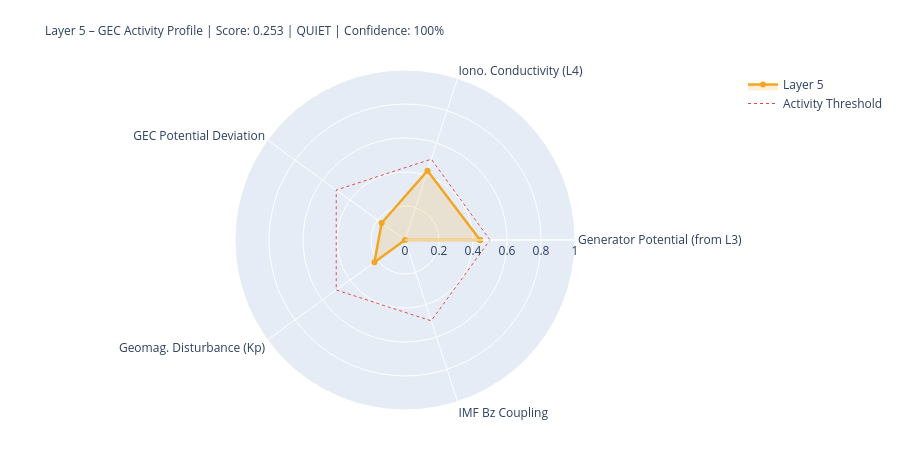

Here is the notebook cell this chart was saved with:
### Markdown cell above
---
## 5. State Assessment & Handoff to Layer 6

### Code cell
# ============================================================
# LAYER-5-SCORE
# ============================================================

# Components
# 1) Generator activity (Layer-3-driven)
gen_score = norm(generator_strength, 0.3, 2.0)
gen_src   = 'from_layer3' if l3_thunder_score is not None else 'estimated'

# 2) Ionospheric conductivity (Layer-4-driven)
iono_score = norm(iono_cond_factor, 0.7, 1.4)
iono_src   = 'from_layer4' if l4_ioniz is not None else 'estimated'

# 3) GEC potential deviation from reference
pot_score = norm(abs(delta_V_pct), 0, 30)  # 0 = at reference, 1 = 30% deviation
pot_src   = 'derived'

# 4) Geomagnetic disturbance (Kp) – modulates vertical currents
kp_score = norm(kp_val, 0, 9)
kp_src   = 'primary' if kp_now is not None else 'from_layer4'

# 5) IMF Bz coupling (southward = stronger M-I coupling → GEC influence)
bz_score = norm(-(bz_now or 0), -5, 30) if bz_now is not None else None
bz_src   = 'primary' if bz_now is not None else 'missing'

COMPONENTS = {
    'Generator Potential (from L3)':  {'score': gen_score,   'source': 'derived_from_layer3', 'dynamic': True},
    'Iono. Conductivity (L4)':      {'score': iono_score,  'source': iono_src, 'dynamic': True},
    'GEC Potential Deviation':      {'score': pot_score,   'source': pot_src,  'dynamic': True},
    'Geomag. Disturbance (Kp)':         {'score': kp_score,    'source': kp_src,   'dynamic': True},
    'IMF Bz Coupling':               {'score': bz_score,    'source': bz_src,   'dynamic': True},
}

available   = {k: v['score'] for k, v in COMPONENTS.items() if v['score'] is not None}
unavailable = [k for k, v in COMPONENTS.items() if v['score'] is None]
layer5_score = round(sum(available.values()) / len(available), 4) if available else None
confidence   = round(len(available) / len(COMPONENTS), 2)
level = ('unknown' if layer5_score is None
         else 'quiet'   if layer5_score < 0.3
         else 'moderate' if layer5_score < 0.6
         else 'active')
dominant_l5 = max(available, key=available.get) if available else 'none'

# Kp consistency: separate 1-min raw value from score value
kp_1m_raw   = kp_now          # directly from API (can be 0.0 during live measurement)
kp_for_score = kp_val          # from Layer-0 context or estimated value if needed
kp_score_src = kp_src

W = 68
print('=' * W)
print('LAYER 5 – GLOBAL ELECTRIC CIRCUIT – STATE ASSESSMENT')
print('=' * W)
for name, comp in COMPONENTS.items():
    s = comp['score']
    if s is not None:
        bar = '█' * int(s*20) + '░' * (20-int(s*20))
        print(f'  {name:<34} {bar}  {s:.3f}  [{comp["source"]}]')
    else:
        print(f'  {name:<34} {"─"*20}  n/a   [missing]')
print('-' * W)
print(f'  Score:         {layer5_score:.3f}  ({len(available)}/{len(COMPONENTS)} components)')
print(f'  Confidence:    {confidence:.0%}')
print(f'  Level:         {level.upper()}')
print(f'  Dominant:      {dominant_l5}')
print(f'  V_iono:        {V_iono_mod:.1f} kV  (Δ {delta_V_pct:+.1f}% vs. Ref)')
print(f'  I_total:       {I_total_mod:.1f} A   (Δ {delta_I_pct:+.1f}% vs. Ref)')
print('=' * W)

# Radar
cats   = list(available.keys())
vals_r = list(available.values())
if len(cats) >= 3:
    fig = go.Figure()
    fig.add_trace(go.Scatterpolar(
        r=vals_r + [vals_r[0]], theta=cats + [cats[0]],
        fill='toself', fillcolor='rgba(242,166,35,0.18)',
        line=dict(color='#F2A623', width=2.5), name='Layer 5'
    ))
    fig.add_trace(go.Scatterpolar(
        r=[0.5]*(len(cats)+1), theta=cats+[cats[0]],
        line=dict(color='#E24B4A', dash='dot', width=1),
        mode='lines', name='Activity Threshold'
    ))
    fig.update_layout(
        title=dict(
            text=f'Layer 5 – GEC Activity Profile | Score: {layer5_score:.3f} | {level.upper()} | Confidence: {confidence:.0%}',
            font=dict(size=12)
        ),
        polar=dict(radialaxis=dict(visible=True, range=[0,1])),
        height=450, showlegend=True,
        margin=dict(l=80, r=80, t=70, b=40)
    )
    fig.show()

### Figure 1 — Plotly figure (JSON) as saved in the notebook; plotly's stock layout.template omitted (floating-point values rounded to 4 significant figures)
{"data": [{"fill": "toself", "fillcolor": "rgba(242,166,35,0.18)", "line": {"color": "#F2A623", "width": 2.5}, "name": "Layer 5", "r": [0.4418, 0.4287, 0.17, 0.2222, 0.0, 0.4418], "theta": ["Generator Potential (from L3)", "Iono. Conductivity (L4)", "GEC Potential Deviation", "Geomag. Disturbance (Kp)", "IMF Bz Coupling", "Generator Potential (from L3)"], "type": "scatterpolar"}, {"line": {"color": "#E24B4A", "dash": "dot", "width": 1}, "mode": "lines", "name": "Activity Threshold", "r": [0.5, 0.5, 0.5, 0.5, 0.5, 0.5], "theta": ["Generator Potential (from L3)", "Iono. Conductivity (L4)", "GEC Potential Deviation", "Geomag. Disturbance (Kp)", "IMF Bz Coupling", "Generator Potential (from L3)"], "type": "scatterpolar"}], "layout": {"height": 450, "margin": {"b": 40, "l": 80, "r": 80, "t": 70}, "polar": {"radialaxis": {"range": [0, 1], "visible": true}}, "showlegend": true, "title": {"font": {"size": 12}, "text": "Layer 5 – GEC Activity Profile | Score: 0.253 | QUIET | Confidence: 100%"}}}
